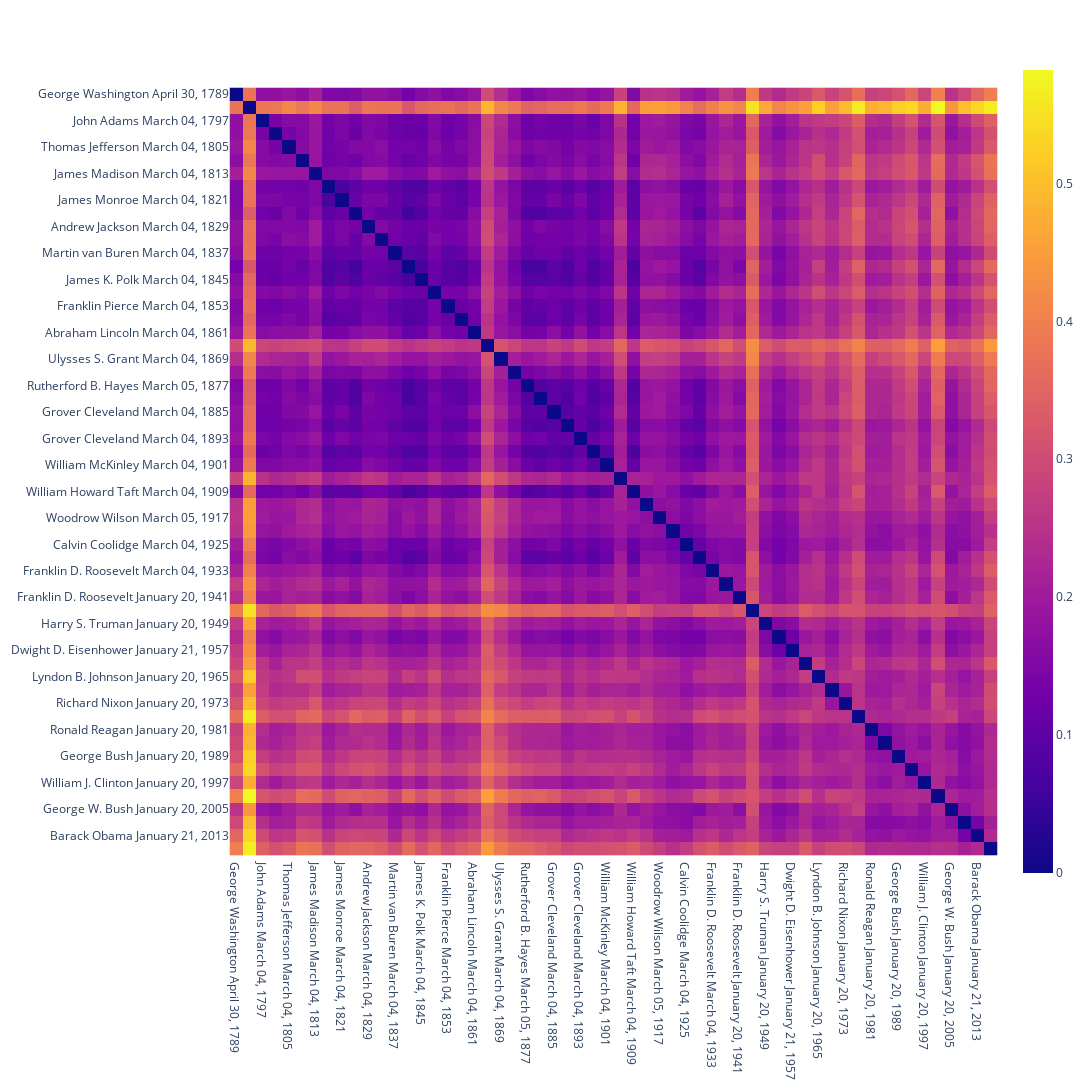

Notebook code for this chart:
### Code cell
fig = px.imshow(sim_df, x = name_date, y=name_date, width = 1300, height = 1300)
fig.show()

### Figure 1 — Plotly figure (JSON) as saved in the notebook; plotly's stock layout.template omitted (floating-point values rounded to 4 significant figures; data arrays with more than 128 entries replaced by an {"elided": "..."} marker saying what was removed)
{"data": [{"coloraxis": "coloraxis", "hovertemplate": "x: %{x}<br>y: %{y}<br>color: %{z}<extra></extra>", "type": "heatmap", "x": ["George Washington April 30, 1789", "George Washington March 04, 1793", "John Adams March 04, 1797", "Thomas Jefferson March 04, 1801", "Thomas Jefferson March 04, 1805", "James Madison March 04, 1809", "James Madison March 04, 1813", "James Monroe March 04, 1817", "James Monroe March 04, 1821", "John Quincy Adams March 04, 1825", "Andrew Jackson March 04, 1829", "Andrew Jackson March 04, 1833", "Martin van Buren March 04, 1837", "William Henry Harrison March 04, 1841", "James K. Polk March 04, 1845", "Zachary Taylor March 05, 1849", "Franklin Pierce March 04, 1853", "James Buchanan March 04, 1857", "Abraham Lincoln March 04, 1861", "Abraham Lincoln March 04, 1865", "Ulysses S. Grant March 04, 1869", "Ulysses S. Grant March 04, 1873", "Rutherford B. Hayes March 05, 1877", "James A. Garfield March 04, 1881", "Grover Cleveland March 04, 1885", "Benjamin Harrison March 04, 1889", "Grover Cleveland March 04, 1893", "William McKinley March 04, 1897", "William McKinley March 04, 1901", "Theodore Roosevelt March 04, 1905", "William Howard Taft March 04, 1909", "Woodrow Wilson March 04, 1913", "Woodrow Wilson March 05, 1917", "Warren G. Harding March 04, 1921", "Calvin Coolidge March 04, 1925", "Herbert Hoover March 04, 1929", "Franklin D. Roosevelt March 04, 1933", "Franklin D. Roosevelt January 20, 1937", "Franklin D. Roosevelt January 20, 1941", "Franklin D. Roosevelt January 20, 1945", "Harry S. Truman January 20, 1949", "Dwight D. Eisenhower January 20, 1953", "Dwight D. Eisenhower January 21, 1957", "John F. Kennedy January 20, 1961", "Lyndon B. Johnson January 20, 1965", "Richard Nixon January 20, 1969", "Richard Nixon January 20, 1973", "Jimmy Carter January 20, 1977", "Ronald Reagan January 20, 1981", "Ronald Reagan January 21, 1985", "George Bush January 20, 1989", "William J. Clinton January 20, 1993", "William J. Clinton January 20, 1997", "George W. Bush January 20, 2001", "George W. Bush January 20, 2005", "Barack Obama January 20, 2009", "Barack Obama January 21, 2013", "Donald J. Trump January 20, 2017"], "y": ["George Washington April 30, 1789", "George Washington March 04, 1793", "John Adams March 04, 1797", "Thomas Jefferson March 04, 1801", "Thomas Jefferson March 04, 1805", "James Madison March 04, 1809", "James Madison March 04, 1813", "James Monroe March 04, 1817", "James Monroe March 04, 1821", "John Quincy Adams March 04, 1825", "Andrew Jackson March 04, 1829", "Andrew Jackson March 04, 1833", "Martin van Buren March 04, 1837", "William Henry Harrison March 04, 1841", "James K. Polk March 04, 1845", "Zachary Taylor March 05, 1849", "Franklin Pierce March 04, 1853", "James Buchanan March 04, 1857", "Abraham Lincoln March 04, 1861", "Abraham Lincoln March 04, 1865", "Ulysses S. Grant March 04, 1869", "Ulysses S. Grant March 04, 1873", "Rutherford B. Hayes March 05, 1877", "James A. Garfield March 04, 1881", "Grover Cleveland March 04, 1885", "Benjamin Harrison March 04, 1889", "Grover Cleveland March 04, 1893", "William McKinley March 04, 1897", "William McKinley March 04, 1901", "Theodore Roosevelt March 04, 1905", "William Howard Taft March 04, 1909", "Woodrow Wilson March 04, 1913", "Woodrow Wilson March 05, 1917", "Warren G. Harding March 04, 1921", "Calvin Coolidge March 04, 1925", "Herbert Hoover March 04, 1929", "Franklin D. Roosevelt March 04, 1933", "Franklin D. Roosevelt January 20, 1937", "Franklin D. Roosevelt January 20, 1941", "Franklin D. Roosevelt January 20, 1945", "Harry S. Truman January 20, 1949", "Dwight D. Eisenhower January 20, 1953", "Dwight D. Eisenhower January 21, 1957", "John F. Kennedy January 20, 1961", "Lyndon B. Johnson January 20, 1965", "Richard Nixon January 20, 1969", "Richard Nixon January 20, 1973", "Jimmy Carter January 20, 1977", "Ronald Reagan January 20, 1981", "Ronald Reagan January 21, 1985", "George Bush January 20, 1989", "William J. Clinton January 20, 1993", "William J. Clinton January 20, 1997", "George W. Bush January 20, 2001", "George W. Bush January 20, 2005", "Barack Obama January 20, 2009", "Barack Obama January 21, 2013", "Donald J. Trump January 20, 2017"], "z": {"elided": "58x58 float values"}}], "layout": {"coloraxis": {"colorscale": [[0, "#0d0887"], [0.1111, "#46039f"], [0.2222, "#7201a8"], [0.3333, "#9c179e"], [0.4444, "#bd3786"], [0.5556, "#d8576b"], [0.6667, "#ed7953"], [0.7778, "#fb9f3a"], [0.8889, "#fdca26"], [1, "#f0f921"]]}, "height": 1300, "margin": {"t": 60}, "width": 1300, "xaxis": {"constrain": "domain", "scaleanchor": "y"}, "yaxis": {"autorange": "reversed", "constrain": "domain"}}}
